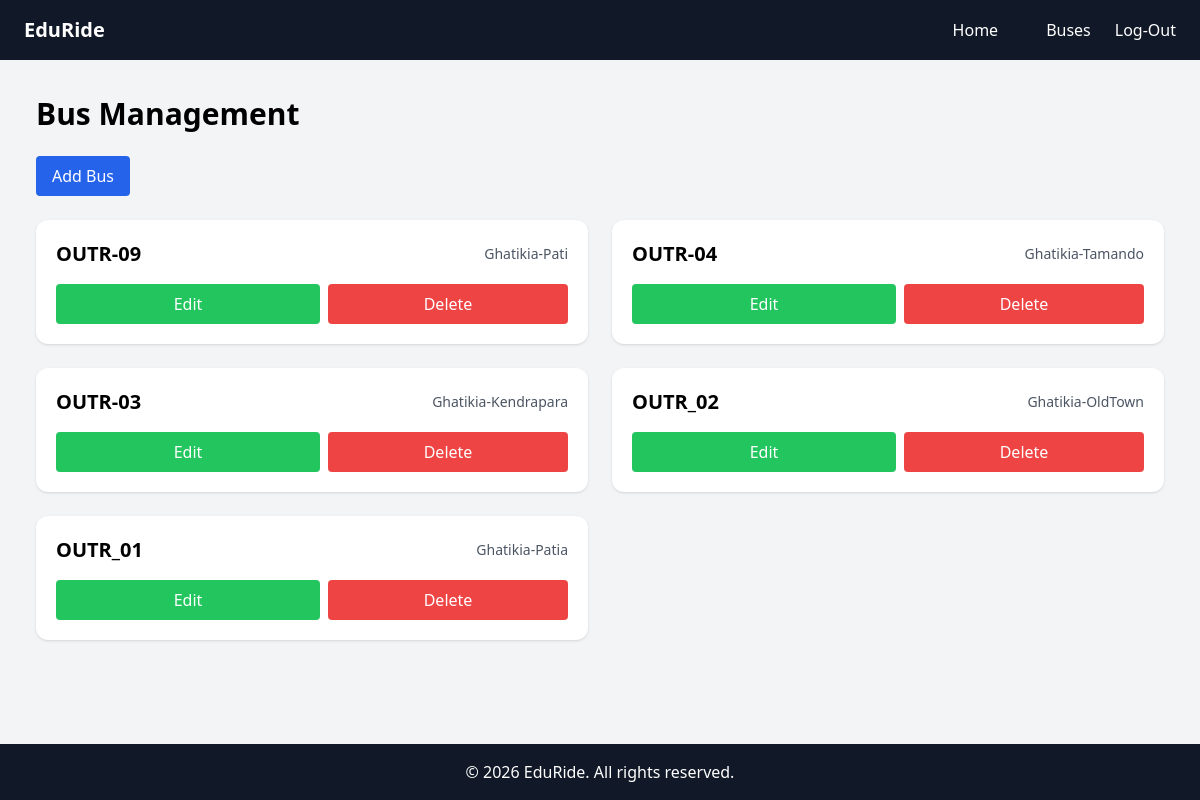
Before: /institute/buslist (signed in) with the older database file.
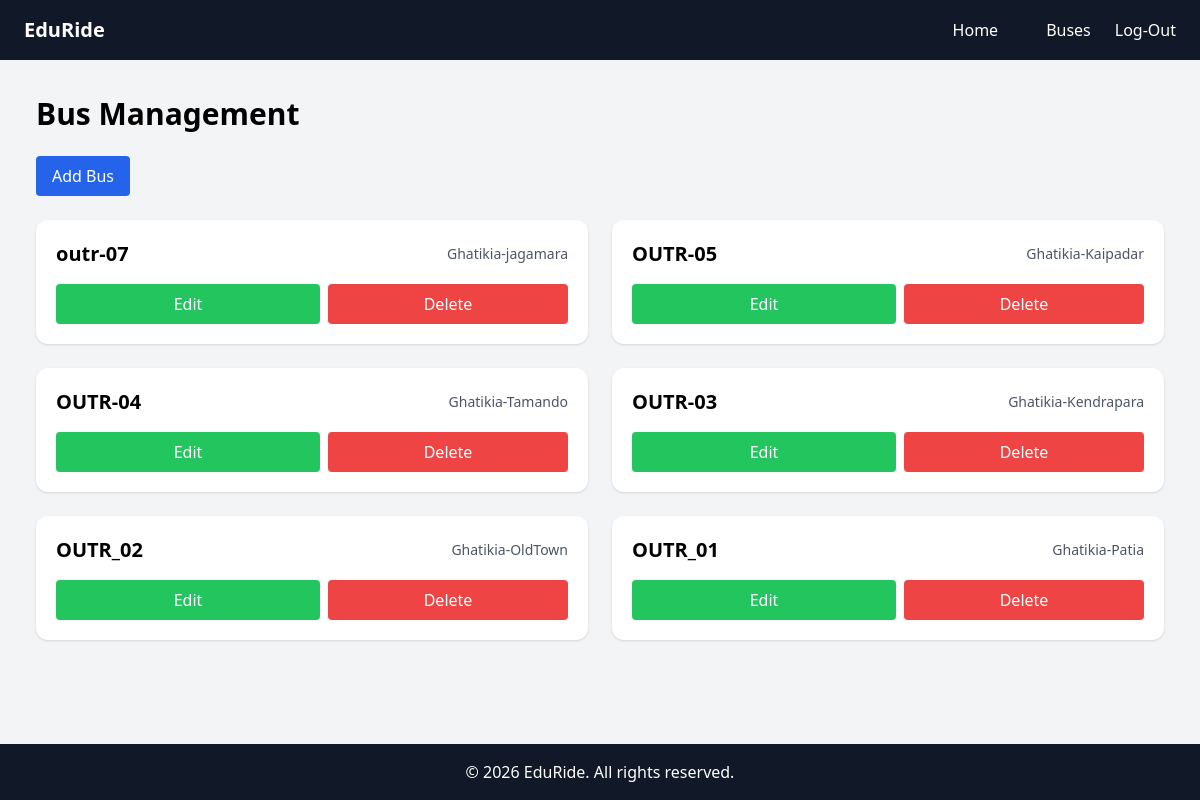
After: the same page with the newer database file.
### institute/models.py (models this page shows, shortened)
class Route(models.Model):
    bus_no = models.CharField(max_length=50)
    route_name = models.CharField(max_length=100)
    coordinates = models.JSONField()
    waypoints = models.JSONField()
    class Meta:
        constraints = [
            models.UniqueConstraint(
                Lower("bus_no"),
                name="unique_route_bus_no_ci",
                violation_error_message="This bus number already exists.",
            ),
            models.UniqueConstraint(
                Lower("route_name"),
                name="unique_route_name_ci",
                violation_error_message="This route name already exists.",
            ),
        ]

### institute/views.py (the view)
# urls.py: path('buslist', views.buslist, name='buslist'),
@login_required(login_url='institute_signin')
def buslist(request):
    buses = Route.objects.all().order_by('-id')
    return render(request, "buslist.html", {
        "buses": buses
    })

### institute/templates/buslist.html (shortened to what this page needs)
{% extends "institute_layout.html" %}
{% block content %}
<link rel="stylesheet" href="https://unpkg.com/leaflet/dist/leaflet.css"/>
<script src="https://cdn.tailwindcss.com"></script>
<div class="flex-1 p-8">
    <h1 class="text-3xl font-bold mb-6">Bus Management</h1>
    <button onclick="window.location.href='{% url 'route' %}'"
        class="bg-blue-600 text-white px-4 py-2 rounded mb-6">
        Add Bus
    </button>
    <div id="busGrid" class="grid grid-cols-1 md:grid-cols-2 gap-6">
        {% for bus in buses %}
        <div class="bg-white rounded-xl shadow p-5 flex flex-col justify-between">
            <div class="flex justify-between items-center">
                <h3 class="text-xl font-semibold">{{ bus.bus_no }}</h3>
                <p class="text-sm text-gray-600">{{ bus.route_name }}</p>
            </div>
            <div class="mt-4 flex flex-wrap gap-2">
                <a href="{% url 'edit_route' bus.id %}"
                  class="flex-1 bg-green-500 text-white px-3 py-2 rounded hover:bg-green-600 text-center">
                    Edit
                </a>
                <form action="{% url 'delete_route' bus.id %}" method="POST" class="flex-1"
                    onsubmit="return confirm('Delete bus {{ bus.bus_no|escapejs }} for route {{ bus.route_name|escapejs }}?');">
                    <button type="submit"
                        class="w-full bg-red-500 text-white px-3 py-2 rounded hover:bg-red-600">
                        Delete
                    </button>
                </form>
            </div>
        </div>
        {% empty %}
        <div class="bg-white rounded-xl shadow p-5 col-span-full text-center text-gray-500">
            No buses added yet.
        </div>
        {% endfor %}
    </div>
</div>
{% endblock content %}

### templates/institute_layout.html (shortened to what this page needs)
{% load django_browser_reload %}
{% load static tailwind_tags %}
<!DOCTYPE html>
<html lang="en">
<head>
    {% tailwind_css %}
</head>
<body class="flex flex-col min-h-screen bg-gray-100">
    <header class="bg-gray-900 text-white relative z-50">
        <div class="max-w-7xl mx-auto px-4 sm:px-6 py-4 flex justify-between items-center">
            <h1 class="text-xl font-bold">EduRide</h1>
            <nav class="hidden md:flex space-x-6">
                <a href="{% url "institute_admin" %}" class="hover:text-gray-300">Home</a>
                <a href="{% url "buslist" %}" class="hover:text-gray-300">Buses</a>
                <form action="{% url 'institute_logout' %}" method="POST">
                <button type="submit" class="hover:text-gray-300 text-left">
                    Log-Out
                </button>
</form>
            </nav>
        </div>
    </header>
    <main class=" relative z-0 flex-grow w-full mx-auto px-1 py-1">
        {% block content %}
        {% endblock %}
    </main>
    <footer class="bg-gray-900 text-white">
        <div class="max-w-7xl mx-auto px-4 sm:px-6 py-4 text-center">
            © 2026 EduRide. All rights reserved.
        </div>
    </footer>
</body>
</html>

Changed rows visible on the page:
removed Route: bus_no "OUTR-09", route_name "Ghatikia-Pati"
added Route: bus_no "outr-07", route_name "Ghatikia-jagamara"
added Route: bus_no "OUTR-05", route_name "Ghatikia-Kaipadar"
